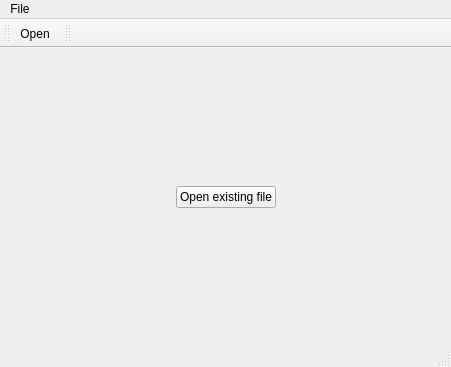
<?xml version="1.0" encoding="UTF-8"?>
<ui version="4.0">
 <class>MainWindow</class>
 <widget class="QMainWindow" name="MainWindow">
  <property name="geometry">
   <rect>
    <x>0</x>
    <y>0</y>
    <width>451</width>
    <height>367</height>
   </rect>
  </property>
  <property name="windowTitle">
   <string>NOTEPAD</string>
  </property>
  <property name="styleSheet">
   <string notr="true">QMainWindow {
   border-image: url(:/img/bgjpeg) 0 0 0 0 stretch stretch;
    border: none;
}

</string>
  </property>
  <widget class="QWidget" name="centralwidget">
   <layout class="QHBoxLayout" name="horizontalLayout">
    <item>
     <spacer name="horizontalSpacer">
      <property name="orientation">
       <enum>Qt::Horizontal</enum>
      </property>
      <property name="sizeHint" stdset="0">
       <size>
        <width>40</width>
        <height>20</height>
       </size>
      </property>
     </spacer>
    </item>
    <item>
     <layout class="QVBoxLayout" name="verticalLayout">
      <item>
       <spacer name="verticalSpacer">
        <property name="orientation">
         <enum>Qt::Vertical</enum>
        </property>
        <property name="sizeHint" stdset="0">
         <size>
          <width>20</width>
          <height>40</height>
         </size>
        </property>
       </spacer>
      </item>
      <item>
       <widget class="QPushButton" name="open">
        <property name="text">
         <string>Open existing file</string>
        </property>
       </widget>
      </item>
      <item>
       <spacer name="verticalSpacer_2">
        <property name="orientation">
         <enum>Qt::Vertical</enum>
        </property>
        <property name="sizeHint" stdset="0">
         <size>
          <width>20</width>
          <height>40</height>
         </size>
        </property>
       </spacer>
      </item>
     </layout>
    </item>
    <item>
     <spacer name="horizontalSpacer_2">
      <property name="orientation">
       <enum>Qt::Horizontal</enum>
      </property>
      <property name="sizeHint" stdset="0">
       <size>
        <width>40</width>
        <height>20</height>
       </size>
      </property>
     </spacer>
    </item>
   </layout>
  </widget>
  <widget class="QMenuBar" name="menubar">
   <property name="geometry">
    <rect>
     <x>0</x>
     <y>0</y>
     <width>451</width>
     <height>22</height>
    </rect>
   </property>
   <widget class="QMenu" name="menuFile">
    <property name="title">
     <string>File</string>
    </property>
    <addaction name="actionOpen"/>
   </widget>
   <addaction name="menuFile"/>
  </widget>
  <widget class="QStatusBar" name="statusbar"/>
  <widget class="QToolBar" name="toolBar">
   <property name="windowTitle">
    <string>toolBar</string>
   </property>
   <attribute name="toolBarArea">
    <enum>TopToolBarArea</enum>
   </attribute>
   <attribute name="toolBarBreak">
    <bool>false</bool>
   </attribute>
   <addaction name="actionOpen"/>
  </widget>
  <widget class="QToolBar" name="toolBar_2">
   <property name="windowTitle">
    <string>toolBar_2</string>
   </property>
   <attribute name="toolBarArea">
    <enum>TopToolBarArea</enum>
   </attribute>
   <attribute name="toolBarBreak">
    <bool>false</bool>
   </attribute>
  </widget>
  <action name="actionOpen">
   <property name="icon">
    <iconset resource="resource.qrc">
     <normaloff>:/img/open.png</normaloff>:/img/open.png</iconset>
   </property>
   <property name="text">
    <string>Open</string>
   </property>
   <property name="shortcut">
    <string>Ctrl+O</string>
   </property>
  </action>
 </widget>
 <resources>
  <include location="resource.qrc"/>
 </resources>
 <connections/>
</ui>
